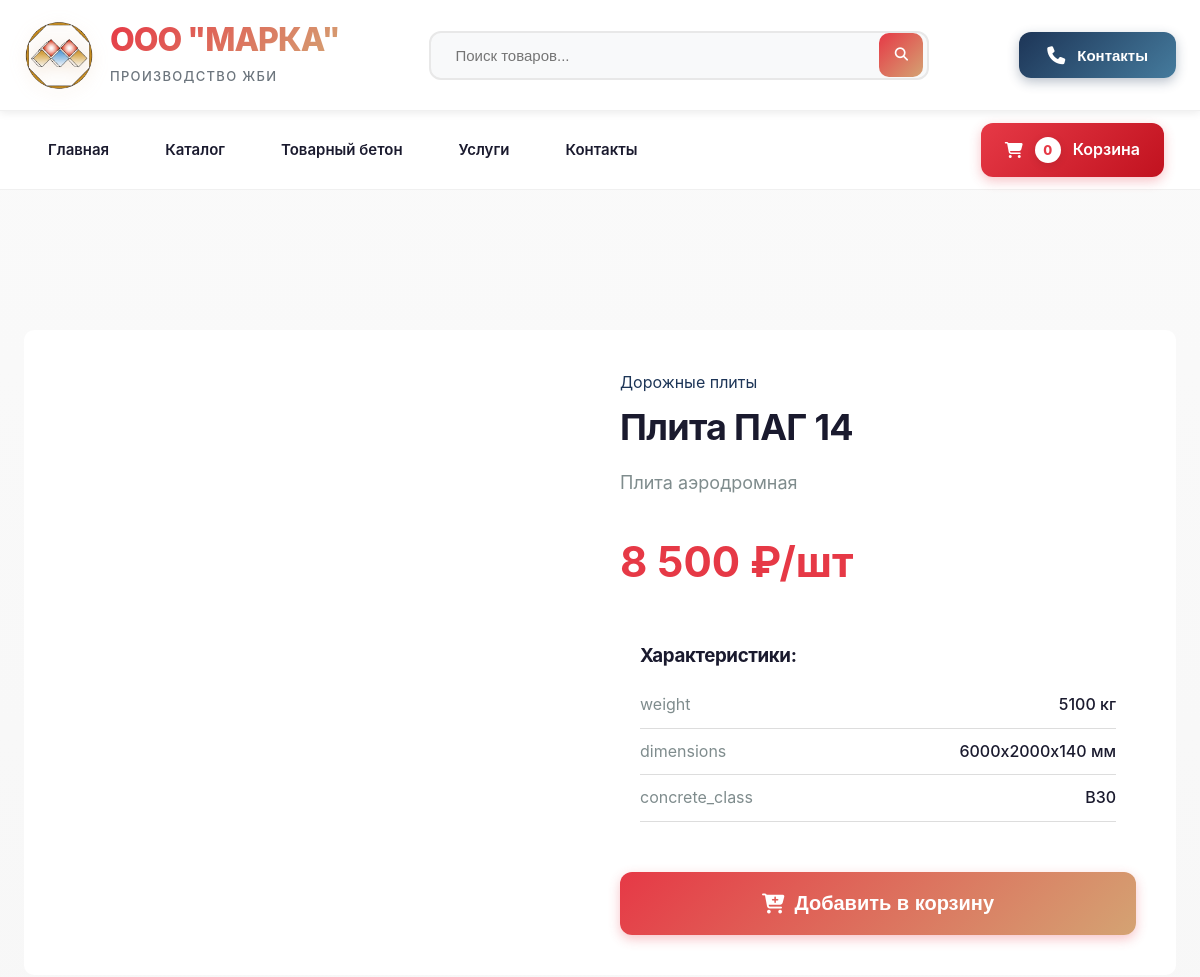
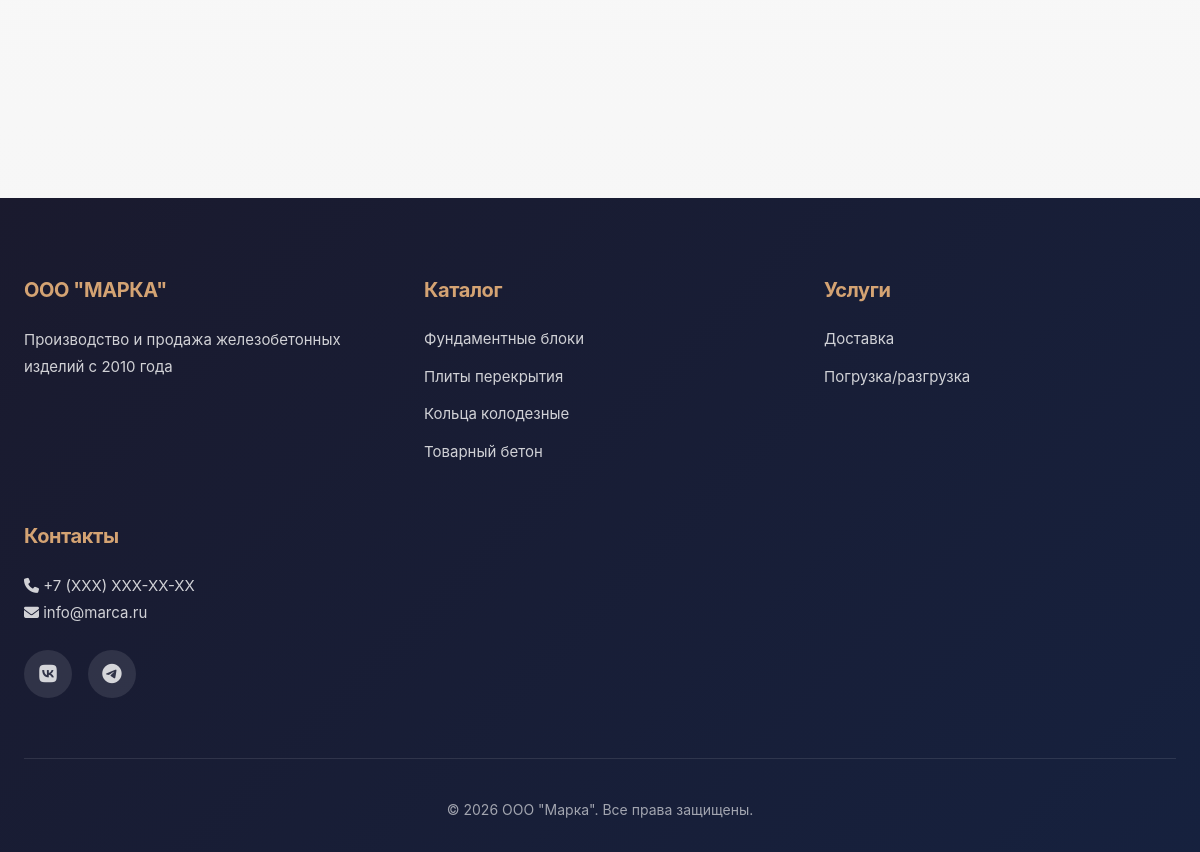
The app's page /product.php?slug=pag-14 with its own data (2 pictures, top to bottom).
### tables this page shows
CREATE TABLE products (
                          id INT AUTO_INCREMENT PRIMARY KEY,
                          category_id INT,
                          name VARCHAR(255) NOT NULL,
                          slug VARCHAR(255) NOT NULL,
                          description TEXT,
                          price DECIMAL(10, 2) NOT NULL,
                          unit VARCHAR(50) DEFAULT 'шт',
                          image VARCHAR(255),
                          specifications JSON,
                          in_stock BOOLEAN DEFAULT TRUE,
                          created_at TIMESTAMP DEFAULT CURRENT_TIMESTAMP
);

CREATE TABLE categories (
                            id INT AUTO_INCREMENT PRIMARY KEY,
                            name VARCHAR(255) NOT NULL,
                            slug VARCHAR(255) NOT NULL,
                            description TEXT
);

### includes/functions.php (called while the page is built, shortened)
<?php
function getProduct($pdo, $slug) {
    $stmt = $pdo->prepare("
        SELECT p.*, c.name as category_name
        FROM products p
        LEFT JOIN categories c ON p.category_id = c.id
        WHERE p.slug = ?
    ");
    $stmt->execute([$slug]);
    return $stmt->fetch();
}
function getCartCount() {
    return isset($_SESSION['cart']) ? count($_SESSION['cart']) : 0;
}
?>

### product.php (the view, shortened to what this page needs)
<?php
require_once __DIR__ . '/includes/header.php';
$slug = $_GET['slug'] ?? '';
$product = getProduct($pdo, $slug);
?>
    <div class="catalog">
        <div class="container">
            <div style="background: var(--white); border-radius: 10px; padding: 40px; margin-top: 40px;">
                <div style="display: grid; grid-template-columns: 1fr 1fr; gap: 40px;">
                    <div>
                        <div style="height: 400px; background: linear-gradient(135deg, var(--primary-gold) 0%, var(--primary-brown) 100%); border-radius: 10px; display: flex; align-items: center; justify-content: center; font-size: 120px; color: var(--white);">
                            <i class="fas fa-cube"></i>
                        </div>
                    </div>
                    <div>
                        <div style="color: var(--primary-blue); margin-bottom: 10px;">
                            <?php echo htmlspecialchars($product['category_name']); ?>
                        </div>
                        <h1 style="font-size: 36px; margin-bottom: 20px; color: var(--dark);">
                            <?php echo htmlspecialchars($product['name']); ?>
                        </h1>
                        <p style="font-size: 18px; color: #7f8c8d; margin-bottom: 30px;">
                            <?php echo htmlspecialchars($product['description']); ?>
                        </p>
                        <div style="font-size: 42px; color: var(--primary-red); font-weight: bold; margin-bottom: 30px;">
                            <?php echo number_format($product['price'], 0, '.', ' '); ?> ₽/<?php echo htmlspecialchars($product['unit']); ?>
                        </div>
                        <?php if ($product['specifications']): ?>
                            <div style="background: var(--light); padding: 20px; border-radius: 10px; margin-bottom: 30px;">
                                <h3 style="margin-bottom: 15px;">Характеристики:</h3>
                                <?php
                                $specs = json_decode($product['specifications'], true);
                                foreach ($specs as $key => $value): ?>
                                    <div style="display: flex; justify-content: space-between; padding: 10px 0; border-bottom: 1px solid #ddd;">
                                        <span style="color: #7f8c8d;"><?php echo htmlspecialchars($key); ?></span>
                                        <span style="font-weight: 500;"><?php echo htmlspecialchars($value); ?></span>
                                    </div>
                                <?php endforeach; ?>
                            </div>
                        <?php endif; ?>
                        <button class="btn-add-cart" style="padding: 20px; font-size: 20px;"
                                onclick="addToCart(<?php echo $product['id']; ?>, '<?php echo htmlspecialchars($product['name']); ?>', <?php echo $product['price']; ?>)">
                            <i class="fas fa-cart-plus"></i> Добавить в корзину
                        </button>
                    </div>
                </div>
            </div>
        </div>
    </div>
<?php require_once __DIR__ . '/includes/footer.php'; ?>

### includes/header.php (shortened to what this page needs)
<?php
require_once __DIR__ . '/functions.php';
$cartCount = getCartCount();
?>
<!DOCTYPE html>
<html lang="ru">
<head>
    <link rel="stylesheet" href="/css/style.css">
    <link rel="stylesheet" href="https://cdnjs.cloudflare.com/ajax/libs/font-awesome/6.4.0/css/all.min.css">
</head>
<body>
<div class="top-bar">
    <div class="container">
        <div class="top-bar-content">
            <div class="logo">
                <img src="/images/logo.png" alt="ООО Марка">
                <div class="logo-text">
                    <h1>ООО "МАРКА"</h1>
                    <span>Производство ЖБИ</span>
                </div>
            </div>
            <div class="search-box">
                <form action="/catalog.php" method="GET">
                    <input type="text" name="search" placeholder="Поиск товаров..." value="<?php echo htmlspecialchars($_GET['search'] ?? ''); ?>">
                    <button type="submit"><i class="fas fa-search"></i></button>
                </form>
            </div>
            <div class="contacts-top">
                <button class="btn-contacts" onclick="showContactsModal()">
                    <i class="fas fa-phone"></i>
                    <span>Контакты</span>
                </button>
            </div>
        </div>
    </div>
</div>
<nav class="main-nav">
    <div class="container">
        <ul class="nav-menu">
            <li><a href="/">Главная</a></li>
            <li><a href="/catalog.php">Каталог</a></li>
            <li><a href="/catalog.php#concrete">Товарный бетон</a></li>
            <li><a href="/catalog.php#services">Услуги</a></li>
            <li><a href="/contacts.php">Контакты</a></li>
        </ul>
        <div class="cart-button">
            <a href="/cart.php">
                <i class="fas fa-shopping-cart"></i>
                <span class="cart-count"><?php echo $cartCount; ?></span>
                <span class="cart-text">Корзина</span>
            </a>
        </div>
    </div>
</nav>

### includes/footer.php (shortened to what this page needs)
<footer class="footer">
    <div class="container">
        <div class="footer-content">
            <div class="footer-section">
                <h3>ООО "МАРКА"</h3>
                <p>Производство и продажа железобетонных изделий с 2010 года</p>
            </div>
            <div class="footer-section">
                <h4>Каталог</h4>
                <ul>
                    <li><a href="/catalog.php#fundament">Фундаментные блоки</a></li>
                    <li><a href="/catalog.php#plates">Плиты перекрытия</a></li>
                    <li><a href="/catalog.php#rings">Кольца колодезные</a></li>
                    <li><a href="/catalog.php#concrete">Товарный бетон</a></li>
                </ul>
            </div>
            <div class="footer-section">
                <h4>Услуги</h4>
                <ul>
                    <li><a href="/catalog.php#delivery">Доставка</a></li>
                    <li><a href="/catalog.php#loading">Погрузка/разгрузка</a></li>
                </ul>
            </div>
            <div class="footer-section">
                <h4>Контакты</h4>
                <p><i class="fas fa-phone"></i> <?php echo ADMIN_PHONE; ?></p>
                <p><i class="fas fa-envelope"></i> <?php echo ADMIN_EMAIL; ?></p>
                <div class="social-links">
                    <a href="<?php echo VKONTAKTE_URL; ?>" target="_blank"><i class="fab fa-vk"></i></a>
                    <a href="<?php echo TELEGRAM_URL; ?>" target="_blank"><i class="fab fa-telegram"></i></a>
                </div>
            </div>
        </div>
        <div class="footer-bottom">
            <p>&copy; <?php echo date('Y'); ?> ООО "Марка". Все права защищены.</p>
        </div>
    </div>
</footer>
</body>
</html>

### records on screen
products: category.name "Дорожные плиты", name "Плита ПАГ 14", description "Плита аэродромная", price "8 500", unit "шт", specifications "5100 кг", specifications "6000x2000x140 мм", specifications "B30"

### other values on screen
$cartCount "0"
$key "weight"
$key "dimensions"
$key "concrete_class"
ADMIN_PHONE "+7 (XXX) XXX-XX-XX"
ADMIN_EMAIL "info@marca.ru"
